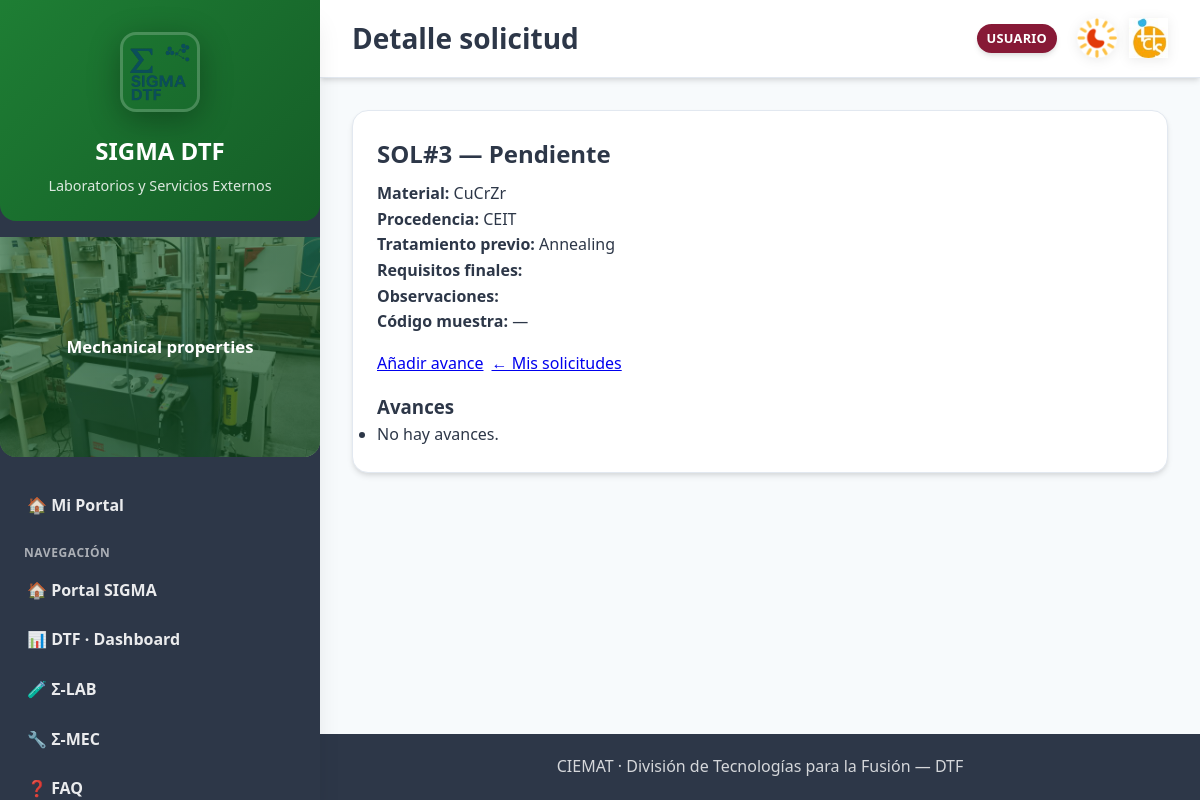
Screenshot of /dtf/lab/requests/3/ (signed in) with the database file from the repository.
### sigmalab/models.py (models this page shows, shortened)
class Solicitud(models.Model):
    class Estado(models.TextChoices):
        PENDIENTE  = "pendiente",  "Pendiente"
        ACEPTADA   = "aceptada",   "Aceptada"
        RECHAZADA  = "rechazada",  "Rechazada"
        EN_CURSO   = "en_curso",   "En curso"
        FINALIZADA = "finalizada", "Finalizada"
    solicitante = models.ForeignKey(
        settings.AUTH_USER_MODEL, on_delete=models.PROTECT, related_name="solicitudes"
    )
    tecnico_asignado = models.ForeignKey(
        settings.AUTH_USER_MODEL,
        on_delete=models.PROTECT,
        null=True,
        blank=True,
        related_name="solicitudes_asignadas",
    )
    material = models.CharField(max_length=200, blank=True)
    procedencia = models.CharField(max_length=200, blank=True)
    tratamiento_previo = models.CharField(max_length=200, blank=True)
    requisitos_finales = models.TextField(blank=True)
    observaciones = models.TextField(blank=True)
    corte = models.BooleanField(default=False)
    empastillado = models.BooleanField(default=False)
    lijado = models.BooleanField(default=False)
    pulido = models.BooleanField(default=False)
    electropulido = models.BooleanField(default=False)
    trat_quimico = models.BooleanField(default=False)
    trat_termico = models.BooleanField(default=False)
    estado = models.CharField(max_length=20, choices=Estado.choices, default=Estado.PENDIENTE)
    codigo_muestra = models.CharField(
        max_length=20, blank=True, null=True, help_text="Se puede asignar al aceptar (p.ej. 25-001)"
    )
    creado_en = models.DateTimeField(auto_now_add=True)
    actualizado_en = models.DateTimeField(auto_now=True)
    aceptado_en = models.DateTimeField(null=True, blank=True)
    finalizado_en = models.DateTimeField(null=True, blank=True)
    class Meta:
        ordering = ["-creado_en"]
        verbose_name = "Solicitud"
        verbose_name_plural = "Solicitudes"

### sigmalab/views_requests.py (the view)
# urls.py: path("requests/<int:pk>/", req.detalle_solicitud, name="detalle-solicitud"),
@login_required_dtf
def detalle_solicitud(request, pk):
    sol = get_object_or_404(Solicitud, pk=pk)
    if sol.solicitante != request.user and not is_tecnico(request.user):
        messages.error(request, "No tienes permiso para ver esta solicitud.")
        return redirect("sigmalab:mis-solicitudes")
    avances = sol.avances.all()
    return render(request, "sigmalab/solicitudes/detalle.html", {"solicitud": sol, "avances": avances})

### icts/context_processors.py (called while the page is built)
def icts_ui(request):
    user = request.user
    role = ""
    if user.is_authenticated:
        if user.is_superuser:
            role = "Admin"
        elif user.groups.filter(name__iexact="managers").exists():
            role = "Manager"
        elif user.groups.filter(name__iexact="responsables").exists():
            role = "Responsable"
        elif user.groups.filter(name__iexact="revisores").exists():
            role = "Revisor"
        else:
            role = "Usuario"
    return {"icts_role_name": role}

### sigmalab/context_processors.py (called while the page is built)
def lab_role(request):
    role = None
    if request.user.is_authenticated:
        if (request.user.is_superuser
            or request.user.groups.filter(name="Técnicos Σ-LAB").exists()):
            role = "TECNICO"
        else:
            role = "USUARIO"
    return {"LAB_ROLE": role}

### sigmalab/templates/sigmalab/solicitudes/detalle.html (shortened to what this page needs)
{% extends "base_dtf.html" %}
{% block page_title %}Detalle solicitud{% endblock %}
{% block content %}
<div class="card">
  <h2 style="margin:0 0 .5rem">SOL#{{ solicitud.pk }} — {{ solicitud.get_estado_display }}</h2>
  <p><strong>Material:</strong> {{ solicitud.material }}</p>
  <p><strong>Procedencia:</strong> {{ solicitud.procedencia }}</p>
  <p><strong>Tratamiento previo:</strong> {{ solicitud.tratamiento_previo }}</p>
  <p><strong>Requisitos finales:</strong> {{ solicitud.requisitos_finales|linebreaksbr }}</p>
  <p><strong>Observaciones:</strong> {{ solicitud.observaciones|linebreaksbr }}</p>
  <p><strong>Código muestra:</strong> {{ solicitud.codigo_muestra|default:"—" }}</p>
  <div style="margin:1rem 0; display:flex; gap:.5rem; flex-wrap:wrap;">
    <a class="cta" href="{% url 'sigmalab:nuevo-avance' solicitud.pk %}">Añadir avance</a>
    <a class="cta" href="{% url 'sigmalab:mis-solicitudes' %}">← Mis solicitudes</a>
  </div>
  <h3>Avances</h3>
  <ul>
    {% for a in avances %}
      {% if a.visible_para_usuario or request.user.is_staff %}
      <li>
        <strong>[{{ a.get_tipo_display }}]</strong>
        {{ a.contenido|linebreaksbr }}
        <small> — {{ a.creado_en|date:"Y-m-d H:i" }} por {{ a.autor.username }}</small>
        {% if a.adjunto %} — <a href="{{ a.adjunto.url }}" target="_blank">Adjunto</a>{% endif %}
      </li>
      {% endif %}
    {% empty %}
      <li>No hay avances.</li>
    {% endfor %}
  </ul>
</div>
{% endblock %}

### rows the page displays
Solicitud: pk "3", estado "Pendiente", material "CuCrZr", procedencia "CEIT", tratamiento_previo "Annealing", codigo_muestra "—"

### other values shown
{{ LAB_ROLE }} "USUARIO"
